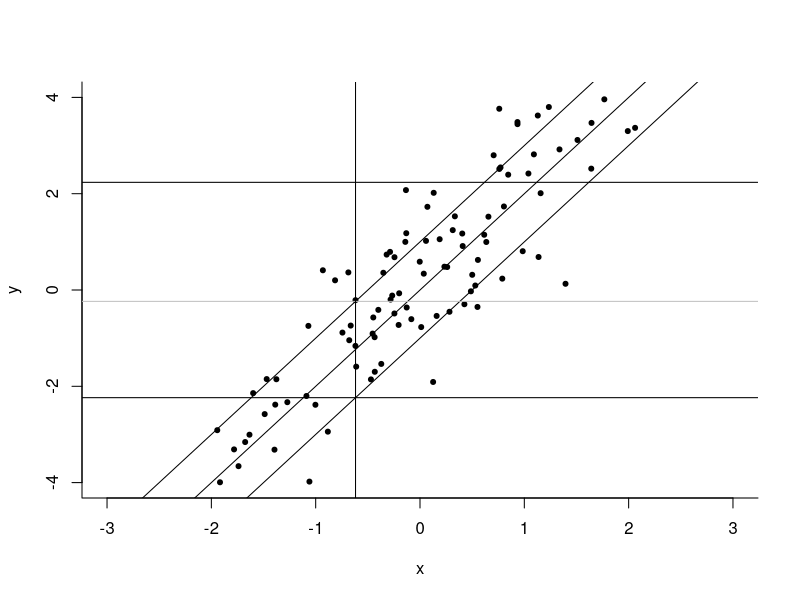

The R source for this figure:
sigma = 1
alpha = 0
beta = 2

set.seed(313)
n = 100
x = sort(rnorm(n))
y = alpha + beta*x + rnorm(n, mean = 0, sd = sigma)

plot(x, y, pch = 20, ylim = c(-4, 4), xlim = c(-3, 3), bty = "l")
multiplier = 1


# 95 % probability lines, conditional
abline(a = 0, b = beta)
abline(a = multiplier*sigma, b = beta)
abline(a = -multiplier*sigma, b = beta)
# 
# # 95 % probability lines, conditional
# abline(a = 0, b = beta)
# abline(h = multiplier*sigma)
# abline(h = -multiplier*sigma)

# Added lines
abline(h = 2*multiplier*sigma - multiplier*sqrt(sigma^2 + beta^2), col = "grey")

# 95 % probability lines, unconditional
abline(h = multiplier*sqrt(sigma^2 + beta^2))
abline(h = -multiplier*sqrt(sigma^2 + beta^2))

abline(v = multiplier*(sigma - sqrt(sigma^2 + beta^2))/beta)

gnosis = sqrt(sigma^2 + beta^2)/sigma
rsq = 1 - 1/gnosis^2
corr = sqrt(rsq)


# 
# plot(x, y, pch = 20, ylim = c(-4, 4), xlim = c(-3, 3))
# 
# # 95 % probability lines, conditional
# abline(a = 0, b = beta)
# abline(a = sigma^2, b = beta)
# abline(a = -sigma^2, b = beta)
# 
# # 95 % probability lines, unconditional
# abline(h = sigma^2 + beta^2)
# abline(h = -(sigma^2 + beta^2))
# 
# (sigma^2 + beta^2)/sigma^2
